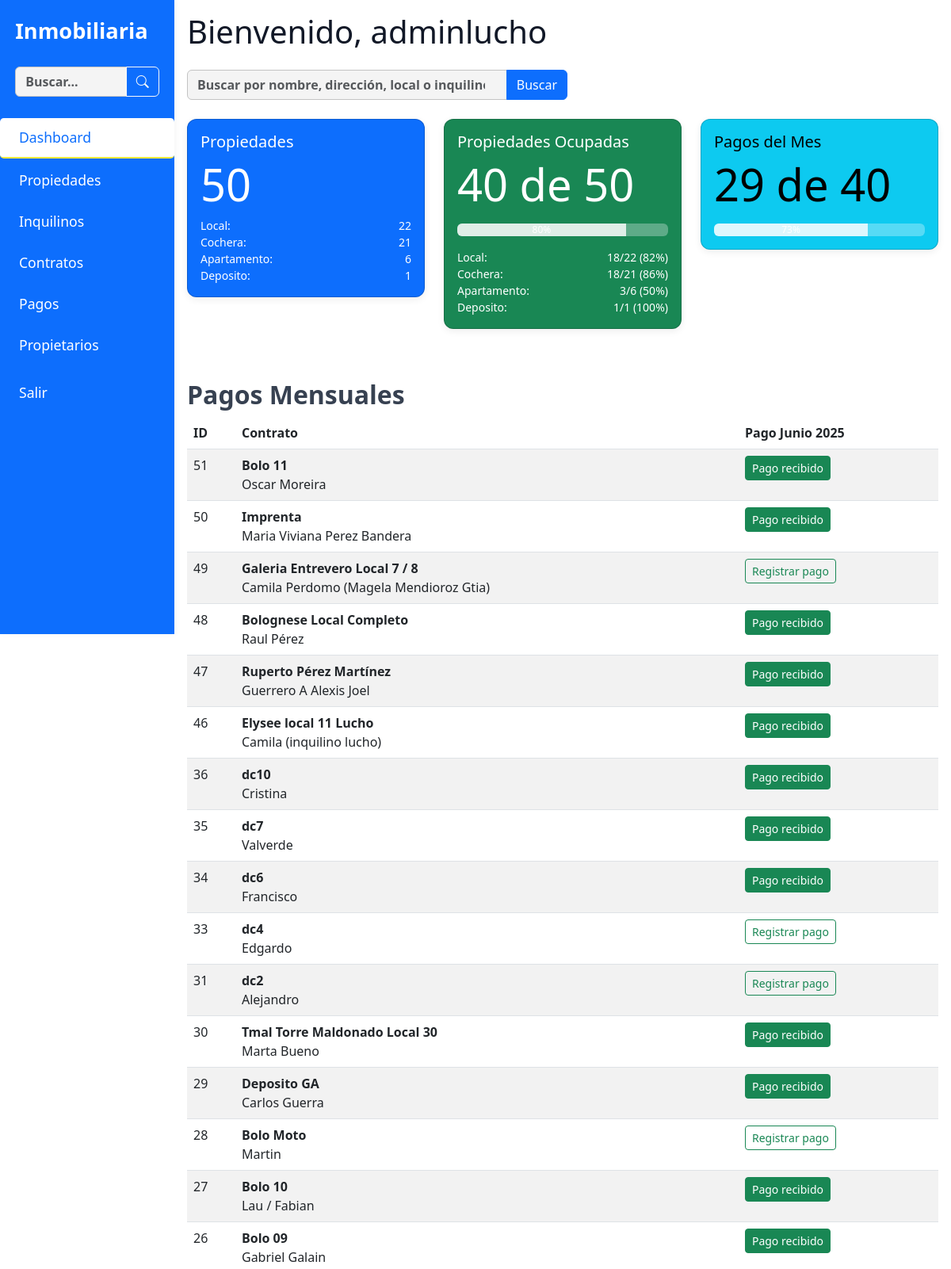
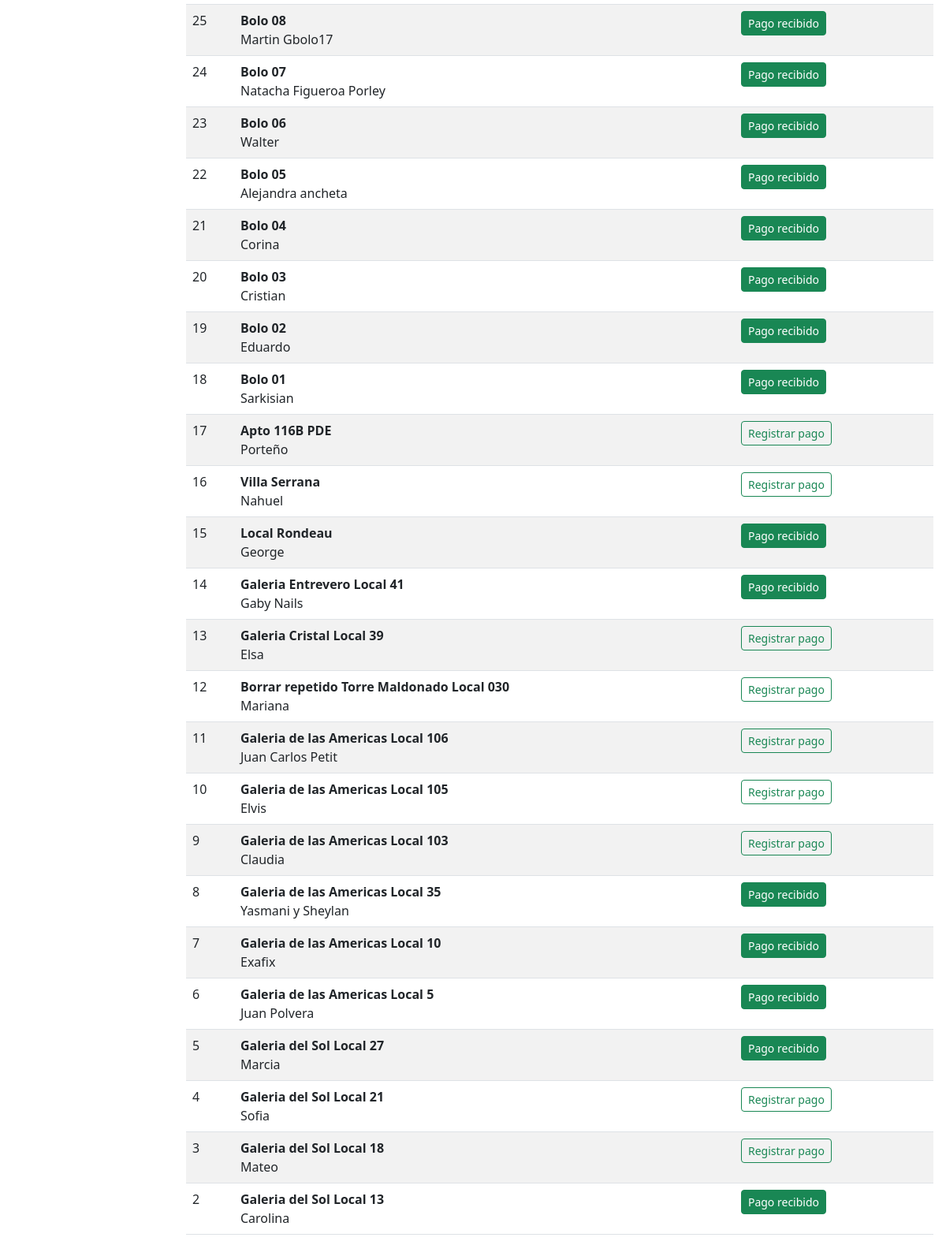
Page /dashboard.php (signed in) on the committed database (2 pictures, top to bottom).
### tables this page shows
CREATE TABLE IF NOT EXISTS `contratos` (
  `id` int(11) NOT NULL AUTO_INCREMENT,
  `inquilino_id` int(11) DEFAULT NULL,
  `propiedad_id` int(11) DEFAULT NULL,
  `fecha_inicio` date DEFAULT NULL,
  `fecha_fin` date DEFAULT NULL,
  `importe` decimal(10,2) DEFAULT NULL,
  `garantia` varchar(100) DEFAULT NULL,
  `corredor` varchar(100) DEFAULT NULL,
  `estado` enum('activo','finalizado') DEFAULT NULL,
  `documentos` text,
  `usuario_id` int(11) NOT NULL,
  `fecha_creacion` datetime DEFAULT NULL,
  `fecha_modificacion` datetime DEFAULT NULL,
  PRIMARY KEY (`id`)
);

CREATE TABLE IF NOT EXISTS `propiedades` (
  `id` int(11) NOT NULL AUTO_INCREMENT,
  `nombre` varchar(255) NOT NULL,
  `tipo` varchar(100) DEFAULT NULL,
  `direccion` varchar(255) DEFAULT NULL,
  `galeria` text,
  `local` varchar(100) DEFAULT NULL,
  `precio` decimal(10,2) DEFAULT NULL,
  `incluye_gc` tinyint(1) DEFAULT NULL,
  `gastos_comunes` decimal(10,2) DEFAULT NULL,
  `estado` enum('alquilado','libre','en venta','uso propio') DEFAULT NULL,
  `anep` varchar(100) DEFAULT NULL,
  `ose` varchar(100) DEFAULT NULL,
  `ute` varchar(100) DEFAULT NULL,
  `padron` varchar(100) DEFAULT NULL,
  `contribucion_inmobiliaria` varchar(100) DEFAULT NULL,
  `imm_tasa_general` varchar(100) DEFAULT NULL,
  `imm_tarifa_saneamiento` varchar(100) DEFAULT NULL,
  `imm_instalaciones` varchar(100) DEFAULT NULL,
  `imm_adicional_mercantil` varchar(100) DEFAULT NULL,
  `convenios` varchar(100) DEFAULT NULL,
  `comentarios` text,
  `usuario_id` int(11) NOT NULL,
  `fecha_creacion` datetime DEFAULT NULL,
  `fecha_modificacion` datetime DEFAULT NULL,
  `imagenes` text NOT NULL,
  `documentos` text NOT NULL,
  PRIMARY KEY (`id`),
  KEY `idx_usuario_id` (`usuario_id`)
);

CREATE TABLE IF NOT EXISTS `inquilinos` (
  `id` int(11) NOT NULL AUTO_INCREMENT,
  `nombre` varchar(255) NOT NULL,
  `cedula` varchar(100) NOT NULL,
  `telefono` varchar(20) DEFAULT NULL,
  `vehiculo` varchar(100) DEFAULT NULL,
  `matricula` varchar(50) DEFAULT NULL,
  `documentos` text NOT NULL,
  `usuario_id` int(11) NOT NULL,
  `fecha_creacion` datetime DEFAULT NULL,
  `fecha_modificacion` datetime DEFAULT NULL,
  PRIMARY KEY (`id`)
);

### config.php (called while the page is built, shortened)
<?php
function clean_input($data) {
    return htmlspecialchars(trim($data));
}
?>

### dashboard.php (the view, shortened to what this page needs)
<?php
require_once 'config.php';
include 'includes/header_nav.php';
$mes_actual = date('m');
$anio_actual = date('Y');
$busqueda = clean_input($_GET['search'] ?? '');
$stmt_propiedades = $pdo->query("
    SELECT p.tipo,
           COUNT(*) as total,
           SUM(CASE WHEN c.estado = 'activo' THEN 1 ELSE 0 END) as ocupadas
    FROM propiedades p
    LEFT JOIN contratos c ON p.id = c.propiedad_id AND c.estado = 'activo'
    GROUP BY p.tipo
    ORDER BY total DESC
");
$propiedades_por_tipo = $stmt_propiedades->fetchAll(PDO::FETCH_ASSOC);
$total_propiedades = array_sum(array_column($propiedades_por_tipo, 'total'));
$total_ocupadas = array_sum(array_column($propiedades_por_tipo, 'ocupadas'));
$ratio_ocupacion = $total_propiedades > 0 ? round(($total_ocupadas / $total_propiedades) * 100) : 0;
$stmt = $pdo->prepare("
    SELECT c.id AS id, p.nombre AS propiedad_nombre, i.nombre AS inquilino_nombre, i.id AS inquilino_id, c.fecha_fin
    FROM propiedades p
    INNER JOIN contratos c ON p.id = c.propiedad_id AND c.estado = 'activo'
    LEFT JOIN inquilinos i ON c.inquilino_id = i.id
    ORDER BY c.id DESC
");
$stmt->execute();
$propiedades_inquilinos = $stmt->fetchAll(PDO::FETCH_ASSOC);
$stmt_pagos = $pdo->prepare("
    SELECT contrato_id
    FROM pagos
    WHERE MONTH(fecha) = ? AND YEAR(fecha) = ? AND concepto = 'Pago mensual'
");
$stmt_pagos->execute([$mes_actual, $anio_actual]);
$pagos_mes_actual = $stmt_pagos->fetchAll(PDO::FETCH_COLUMN, 0);
$total_contratos = count($propiedades_inquilinos);
$pagos_recibidos = count($pagos_mes_actual);
$ratio_pagos = $total_contratos > 0 ? round(($pagos_recibidos / $total_contratos) * 100) : 0;
?>
<main class="container container-main">
  <h1>Bienvenido, <?= htmlspecialchars($_SESSION['user_name']) ?></h1>
  <form action="propiedades.php" method="GET" class="mb-4" role="search" aria-label="Buscar propiedades">
    <div class="input-group" style="max-width:480px;">
      <input
        type="search"
        name="search"
        class="form-control"
        placeholder="Buscar por nombre, dirección, local o inquilino"
        value="<?= htmlspecialchars($busqueda) ?>"
        aria-label="Buscar propiedades" autocomplete="off" />
      <button class="btn btn-primary" type="submit" aria-label="Buscar">Buscar</button>
    </div>
  </form>
  <div class="row mb-4">
    <div class="col-md-4 h-100">
      <a href="propiedades.php" class="text-decoration-none">
        <div class="card text-bg-primary h-100 mb-3">
          <div class="card-body d-flex flex-column justify-content-between">
            <h5 class="card-title">Propiedades</h5>
            <p class="card-text display-4 mb-0"><?= $total_propiedades ?></p>
            <div class="small mt-2">
              <?php foreach ($propiedades_por_tipo as $tipo): ?>
                <div class="d-flex justify-content-between">
                  <span class="text-capitalize"><?= htmlspecialchars($tipo['tipo']) ?>:</span>
                  <span><?= $tipo['total'] ?></span>
                </div>
              <?php endforeach; ?>
            </div>
          </div>
        </div>
      </a>
    </div>
    <div class="col-md-4 h-100">
      <a href="contratos.php" class="text-decoration-none">
        <div class="card text-bg-success h-100 mb-3">
          <div class="card-body d-flex flex-column justify-content-between">
            <h5 class="card-title">Propiedades Ocupadas</h5>
            <p class="card-text display-4"><?= $total_ocupadas ?> de <?= $total_propiedades ?></p>
            <div class="progress mb-2" role="progressbar" aria-label="Progreso de ocupación">
              <div class="progress-bar" style="width: <?= $ratio_ocupacion ?>%"><?= $ratio_ocupacion ?>%</div>
            </div>
            <div class="small mt-2">
              <?php foreach ($propiedades_por_tipo as $tipo): ?>
                <?php
                  $ratio_tipo = $tipo['total'] > 0 ? round(($tipo['ocupadas'] / $tipo['total']) * 100) : 0;
                ?>
                <div class="d-flex justify-content-between">
                  <span class="text-capitalize"><?= htmlspecialchars($tipo['tipo']) ?>:</span>
                  <span><?= $tipo['ocupadas'] ?>/<?= $tipo['total'] ?> (<?= $ratio_tipo ?>%)</span>
                </div>
              <?php endforeach; ?>
            </div>
          </div>
        </div>
      </a>
    </div>
    <div class="col-md-4 h-100">
      <a href="contratos.php" class="text-decoration-none">
        <div class="card text-bg-info h-100 mb-3">
          <div class="card-body d-flex flex-column justify-content-between">
            <h5 class="card-title">Pagos del Mes</h5>
            <p class="card-text display-4"><?= $pagos_recibidos ?> de <?= $total_contratos ?></p>
            <div class="progress" role="progressbar" aria-label="Progreso de pagos">
              <div class="progress-bar" style="width: <?= $ratio_pagos ?>%"><?= $ratio_pagos ?>%</div>
            </div>
          </div>
        </div>
      </a>
    </div>
  </div>
  <section class="mt-5">
    <h2 class="fw-semibold">Pagos Mensuales</h2>
    <table class="table table-striped">
      <thead>
        <tr>
          <th>ID</th>
          <th>Contrato</th>
          <th>Pago <?php
              $fecha = new DateTime("$anio_actual-$mes_actual-01");
              $meses = [
                  1 => 'Enero', 2 => 'Febrero', 3 => 'Marzo', 4 => 'Abril',
                  5 => 'Mayo', 6 => 'Junio', 7 => 'Julio', 8 => 'Agosto',
                  9 => 'Septiembre', 10 => 'Octubre', 11 => 'Noviembre', 12 => 'Diciembre'
              ];
              $nombre_mes = $meses[(int)$fecha->format('n')];
              echo ucfirst($nombre_mes) . ' ' . $anio_actual;
          ?></th>
        </tr>
      </thead>
      <tbody>
        <?php foreach ($propiedades_inquilinos as $fila): ?>
          <tr>
            <td><?= htmlspecialchars($fila['id']) ?></td>
            <td>
              <a href="contratos.php?edit=<?= $fila['id'] ?>" class="text-decoration-none text-dark">
                <b><?= htmlspecialchars($fila['propiedad_nombre']) ?></b></a><br>
              <a href="inquilinos.php?edit=<?= $fila['inquilino_id'] ?>" class="text-decoration-none text-dark">
                <?= htmlspecialchars($fila['inquilino_nombre'] ?? 'N/A') ?>
              </a>
            </td>
            <td>
              <?php if (in_array($fila['id'], $pagos_mes_actual)): ?>
                <a href="pagos.php?contrato_id=<?= $fila['id'] ?>" class="btn btn-success btn-sm">Pago recibido</a>
              <?php else: ?>
                <a href="pagos.php?contrato_id=<?= $fila['id'] ?>&add=true" class="btn btn-outline-success btn-sm">Registrar pago</a>
              <?php endif; ?>
            </td>
          </tr>
        <?php endforeach; ?>
      </tbody>
    </table>
  </section>
</main>
<?php
include 'includes/footer.php';
?>

### includes/header_nav.php (shortened to what this page needs)
<?php
$search = clean_input($_GET['search'] ?? '');
?>
<!DOCTYPE html>
<html lang="es">
<head>
  <link href="https://cdn.jsdelivr.net/npm/bootstrap@5.3.0/dist/css/bootstrap.min.css" rel="stylesheet" />
  <link href="includes/styles.css" rel="stylesheet" />
</head>
<body>
  <nav class="sidebar-nav d-none d-lg-flex flex-column">
    <a href="dashboard.php" class="navbar-brand">Inmobiliaria</a>
    <div class="sidebar-search mb-2">
      <form action="propiedades.php" method="GET" role="search" aria-label="Buscar propiedades">
        <div class="input-group">
          <input type="search" name="search" class="form-control" placeholder="Buscar..." value="<?= htmlspecialchars($search) ?>" aria-label="Buscar propiedades" autocomplete="off" />
          <button class="btn btn-outline-light" type="submit" aria-label="Buscar"><span class="bi bi-search"></span></button>
        </div>
      </form>
    </div>
    <ul class="nav flex-column">
      <li class="nav-item"><a class="nav-link <?= basename($_SERVER['SCRIPT_NAME']) === 'dashboard.php' ? 'active' : '' ?>" href="dashboard.php">Dashboard</a></li>
      <li class="nav-item"><a class="nav-link <?= basename($_SERVER['SCRIPT_NAME']) === 'propiedades.php' ? 'active' : '' ?>" href="propiedades.php">Propiedades</a></li>
      <li class="nav-item"><a class="nav-link <?= basename($_SERVER['SCRIPT_NAME']) === 'inquilinos.php' ? 'active' : '' ?>" href="inquilinos.php">Inquilinos</a></li>
      <li class="nav-item"><a class="nav-link <?= basename($_SERVER['SCRIPT_NAME']) === 'contratos.php' ? 'active' : '' ?>" href="contratos.php">Contratos</a></li>
      <li class="nav-item"><a class="nav-link <?= basename($_SERVER['SCRIPT_NAME']) === 'listado_pagos.php' ? 'active' : '' ?>" href="listado_pagos.php">Pagos</a></li>
      <li class="nav-item"><a class="nav-link <?= basename($_SERVER['SCRIPT_NAME']) === 'propietarios.php' ? 'active' : '' ?>" href="propietarios.php">Propietarios</a></li>
      <li class="nav-item mt-2"><a class="nav-link" href="logout.php">Salir</a></li>
    </ul>
  </nav>
</body>
</html>

### includes/footer.php (shortened to what this page needs)
<link rel="stylesheet" href="https://cdn.jsdelivr.net/npm/bootstrap-icons@1.11.1/font/bootstrap-icons.css">
</body>
</html>

### includes/styles.css (style rules this page uses)
body { font-family: system-ui, -apple-system, "Segoe UI", Roboto, "Helvetica Neue", Arial, "Noto Sans", "Liberation Sans", sans-serif, "Apple Color Emoji", "Segoe UI Emoji", "Segoe UI Symbol", "Noto Color Emoji"; background: #ffffff; color: #374151; padding-top: 5.5rem; min-height: 100vh; margin: 0; }
nav { box-shadow: 0 2px 5px rgb(0 0 0 / 0.05); background: #fff; }
.container-main { max-width: 1200px; margin: auto; padding: 1rem; }
h1 { margin-bottom: 1.5rem; color: #111827; }
.card { border-radius: 0.75rem; box-shadow: 0 3px 10px rgb(0 0 0 / 0.07); background: #fff; }
a.nav-link { transition: color 0.25s ease; }
a.nav-link.active { color: #FFFFFF; border-bottom: 2px solid #FFEB3B; }
.form-control, .form-select { background: #f4f4f4; font-weight: bold; border: solid 1px #c3c3c3; }
.progress { background-color: rgba(255,255,255,0.3); }
.progress-bar { background-color: rgba(255,255,255,0.8); }
@media (min-width: 992px) { body { padding-left: 220px; padding-top: 0px; } }
@media (min-width: 992px) { .sidebar-nav { position: fixed; top: 0; left: 0; height: 100vh; width: 220px; background: #0d6efd; color: #fff; z-index: 1040; display: flex; flex-direction: column; align-items: stretch; box-shadow: 2px 0 8px rgba(0,0,0,0.04); } }
@media (min-width: 992px) { .sidebar-nav .navbar-brand { color: #fff; font-size: 1.7rem; font-weight: bold; margin: 1.2rem 0 1.5rem 1.2rem; } }
@media (min-width: 992px) { .sidebar-nav .nav-link { color: #fff; font-size: 1.1rem; padding: 0.7rem 1.5rem; border-radius: 0.3rem; margin-bottom: 0.2rem; } }
@media (min-width: 992px) { .sidebar-nav .nav-link.active, .sidebar-nav .nav-link:hover { background: #fff; color: #0d6efd; } }
@media (min-width: 992px) { .sidebar-nav .sidebar-search { padding: 0 1.2rem 1.2rem 1.2rem; } }
@media (min-width: 992px) { .sidebar-nav .input-group { width: 100%; } }

### rows in the picture
contratos: id "51", propiedad.nombre "Bolo 11", inquilino.nombre "Oscar Moreira"
contratos: id "50", propiedad.nombre "Imprenta", inquilino.nombre "Maria Viviana Perez Bandera"
contratos: id "49", propiedad.nombre "Galeria Entrevero Local 7 / 8", inquilino.nombre "Camila Perdomo (Magela Mendioroz Gtia)"
contratos: id "48", propiedad.nombre "Bolognese Local Completo", inquilino.nombre "Raul Pérez"
contratos: id "47", propiedad.nombre "Ruperto Pérez Martínez", inquilino.nombre "Guerrero A Alexis Joel"
contratos: id "46", propiedad.nombre "Elysee local 11 Lucho", inquilino.nombre "Camila (inquilino lucho)"
contratos: id "36", propiedad.nombre "dc10", inquilino.nombre "Cristina"
contratos: id "35", propiedad.nombre "dc7", inquilino.nombre "Valverde"
contratos: id "34", propiedad.nombre "dc6", inquilino.nombre "Francisco"
contratos: id "33", propiedad.nombre "dc4", inquilino.nombre "Edgardo"
contratos: id "31", propiedad.nombre "dc2", inquilino.nombre "Alejandro"
contratos: id "30", propiedad.nombre "Tmal Torre Maldonado Local 30", inquilino.nombre "Marta Bueno"
contratos: id "29", propiedad.nombre "Deposito GA", inquilino.nombre "Carlos Guerra"
contratos: id "28", propiedad.nombre "Bolo Moto", inquilino.nombre "Martin"
contratos: id "27", propiedad.nombre "Bolo 10", inquilino.nombre "Lau / Fabian"
contratos: id "26", propiedad.nombre "Bolo 09", inquilino.nombre "Gabriel Galain"
contratos: id "25", propiedad.nombre "Bolo 08", inquilino.nombre "Martin Gbolo17"
contratos: id "24", propiedad.nombre "Bolo 07", inquilino.nombre "Natacha Figueroa Porley"
contratos: id "23", propiedad.nombre "Bolo 06", inquilino.nombre "Walter"
contratos: id "22", propiedad.nombre "Bolo 05", inquilino.nombre "Alejandra ancheta"
contratos: id "21", propiedad.nombre "Bolo 04", inquilino.nombre "Corina"
contratos: id "20", propiedad.nombre "Bolo 03", inquilino.nombre "Cristian"
contratos: id "19", propiedad.nombre "Bolo 02", inquilino.nombre "Eduardo"
contratos: id "18", propiedad.nombre "Bolo 01", inquilino.nombre "Sarkisian"
contratos: id "17", propiedad.nombre "Apto 116B PDE", inquilino.nombre "Porteño"
contratos: id "16", propiedad.nombre "Villa Serrana", inquilino.nombre "Nahuel"
contratos: id "15", propiedad.nombre "Local Rondeau", inquilino.nombre "George"
contratos: id "14", propiedad.nombre "Galeria Entrevero Local 41", inquilino.nombre "Gaby Nails"
contratos: id "13", propiedad.nombre "Galeria Cristal Local 39", inquilino.nombre "Elsa"
contratos: id "12", propiedad.nombre "Borrar repetido Torre Maldonado Local 030", inquilino.nombre "Mariana"
contratos: id "11", propiedad.nombre "Galeria de las Americas Local 106", inquilino.nombre "Juan Carlos Petit"
contratos: id "10", propiedad.nombre "Galeria de las Americas Local 105", inquilino.nombre "Elvis"
contratos: id "9", propiedad.nombre "Galeria de las Americas Local 103", inquilino.nombre "Claudia"
contratos: id "8", propiedad.nombre "Galeria de las Americas Local 35", inquilino.nombre "Yasmani y Sheylan"
contratos: id "7", propiedad.nombre "Galeria de las Americas Local 10", inquilino.nombre "Exafix"
contratos: id "6", propiedad.nombre "Galeria de las Americas Local 5", inquilino.nombre "Juan Polvera"
contratos: id "5", propiedad.nombre "Galeria del Sol Local 27", inquilino.nombre "Marcia"
contratos: id "4", propiedad.nombre "Galeria del Sol Local 21", inquilino.nombre "Sofia"
contratos: id "3", propiedad.nombre "Galeria del Sol Local 18", inquilino.nombre "Mateo"
contratos: id "2", propiedad.nombre "Galeria del Sol Local 13", inquilino.nombre "Carolina"

### other values in the picture
$_SESSION['user_name'] "adminlucho"
$total_propiedades "50"
$tipo['tipo'] "Local"
$tipo['total'] "22"
$tipo['tipo'] "Cochera"
$tipo['total'] "21"
$tipo['tipo'] "Apartamento"
$tipo['total'] "6"
$tipo['tipo'] "Deposito"
$tipo['total'] "1"
$total_ocupadas "40"
$ratio_ocupacion "80"
$tipo['ocupadas'] "18"
$ratio_tipo "82"
$ratio_tipo "86"
